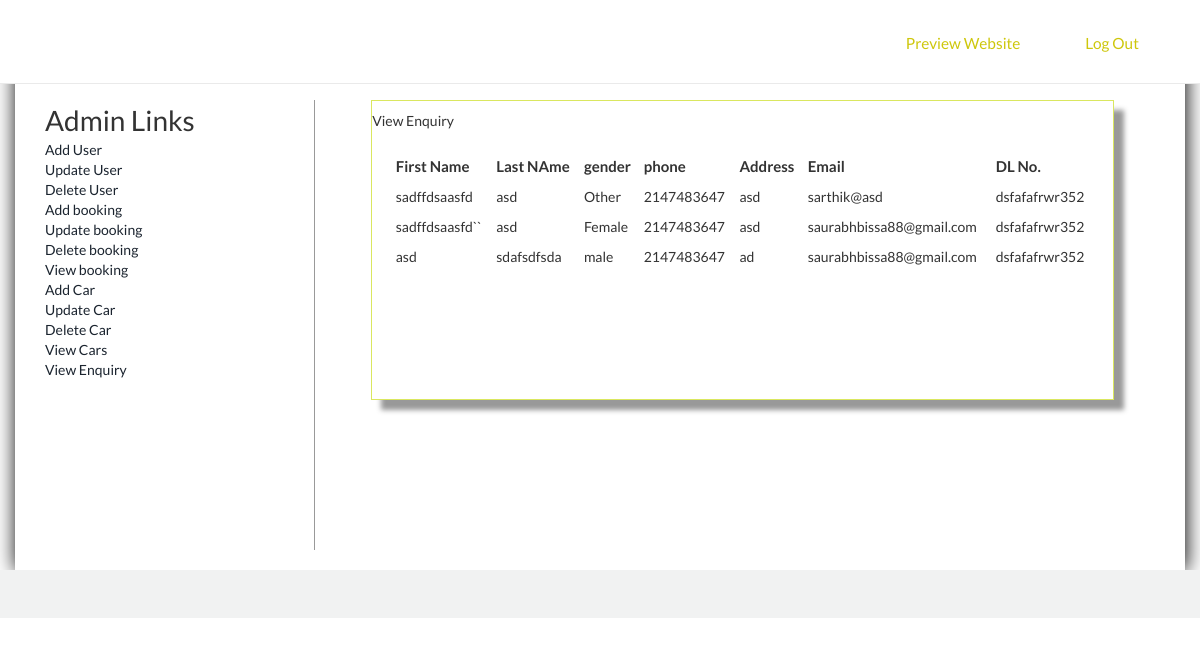
Page /viewenquiry.php (signed in) on the committed database.
### tables this page shows
CREATE TABLE `register` (
  `firstname` varchar(100) NOT NULL,
  `lastname` varchar(100) NOT NULL,
  `gender` varchar(6) NOT NULL,
  `phone` int(10) NOT NULL,
  `address` varchar(200) NOT NULL,
  `email` varchar(40) NOT NULL,
  `number` varchar(10) NOT NULL,
  `dlno` varchar(50) NOT NULL
);

### viewenquiry.php (the view, shortened to what this page needs)
<!DOCTYPE html>
<html>
<head>
<link href="css/style.css" rel="stylesheet" type="text/css" />
<link href="css/bootstrap.css" rel='stylesheet' type='text/css'/>
<link href="css/style.css" rel="stylesheet" type="text/css" media="all"/>
</head>
<body>
<?php include 'connection.php';
include('top.php'); ?>
<div style="padding-top:100px; box-shadow:1px 1px 20px black; min-height:570px" class="container">
<div class="col-sm-3" style="border-right:1px solid #999; min-height:450px;">
<?php include('left.php'); ?>
</div>
<div class="col-sm-9">
<form method="post">
<table border="0" width="90%" height="300px" align="center" class="tableshadow">
<tr><td class="toptd">View Enquiry</td></tr>
<tr><td align="center" valign="top" style="padding-top:10px;">
<table border="0" align="center" width="95%">
<tr><td style="font-size:15px; padding:5px; font-weight:bold;" >First Name</td>
<td style="font-size:15px; padding:5px; font-weight:bold; ">Last NAme</td>
<td style="font-size:15px; padding:5px; font-weight:bold;">gender</td>
<td style="font-size:15px; padding:5px; font-weight:bold;">phone</td>
<td style="font-size:15px; padding:5px; font-weight:bold;">Address</td>
<td style="font-size:15px; padding:5px; font-weight:bold;">Email</td>
<td style="font-size:15px; padding:5px; font-weight:bold;">DL No.</td>
</tr>
<?php
include 'connection.php';
$s="select * from register";
$result=mysqli_query($conn,$s);
while($data=mysqli_fetch_array($result))
{
		echo "<td style=' padding:5px;'>$data[0]</td>
		<td style=' padding:5px;'>$data[1]</td>
		<td style=' padding:5px;'>$data[2]</td>
		<td style=' padding:5px;'>$data[3]</td>
		<td style=' padding:5px;'>$data[4]</td>
		<td style=' padding:5px;'>$data[5]</td>
		<td style=' padding:5px;'>$data[7]</td>
		</tr>";
}
?>
</table>
</form>
</div>
</div>
<?php include('bottom.php'); ?>
</body>
</html>

### css/style.css (style rules this page uses)
body { margin:0; padding:0; font-family: 'Lato', sans-serif; -webkit-appearance:none; }
.container:after { content: "\0020"; display: block; height: 0; clear: both; visibility: hidden; }
.tableshadow { box-shadow: 10px 10px 5px #999; padding-top: 40px; border: solid 1px #dae760; }

### rows in the picture
register: firstname "sadffdsaasfd", lastname "asd", gender "Other", phone "2147483647", address "asd", email "sarthik@asd", dlno "dsfafafrwr352"
register: firstname "sadffdsaasfd``", lastname "asd", gender "Female", phone "2147483647", address "asd", email "saurabhbissa88@gmail.com", dlno "dsfafafrwr352"
register: firstname "asd", lastname "sdafsdfsda", gender "male", phone "2147483647", address "ad", email "saurabhbissa88@gmail.com", dlno "dsfafafrwr352"
